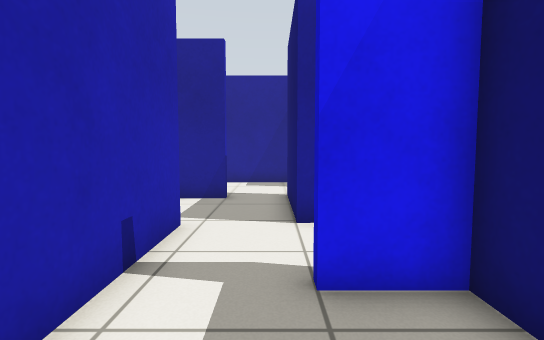
view 1 (above)

16 first-person views from a walk through a world built for the Gazebo simulator. The camera is 0.79 m above the floor, tilts 4° down and sees 85° across. The floor is counted in squares, 0.5 m on a side. Each view is taken from the middle of a square. On the plan, view 1 faces up. The plan holds only what a view shows up to about 15 squares ahead; the rest is blank. Robots are left out.

view 2
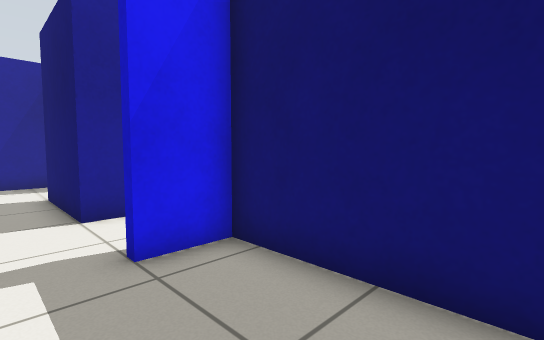

view 3
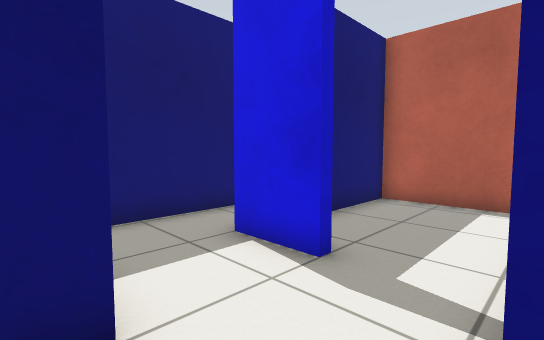

view 4
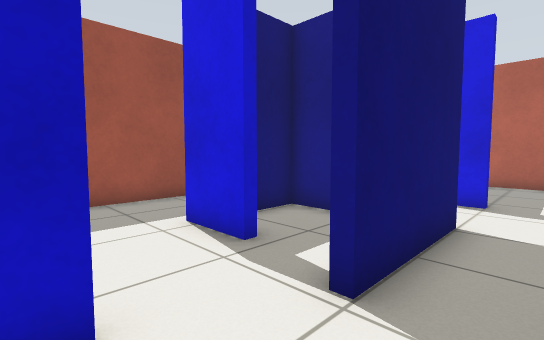

view 5
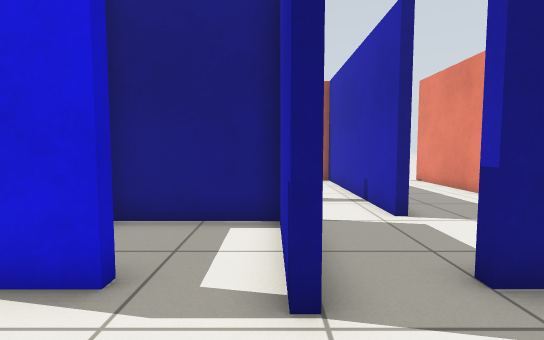

view 6
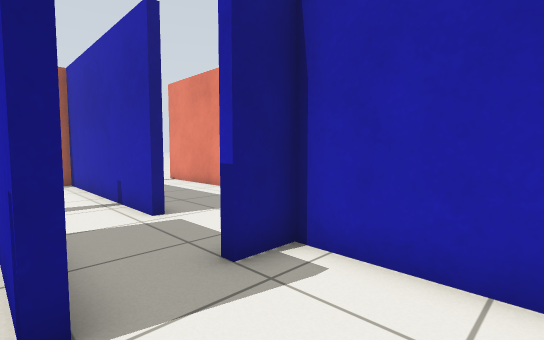

view 7
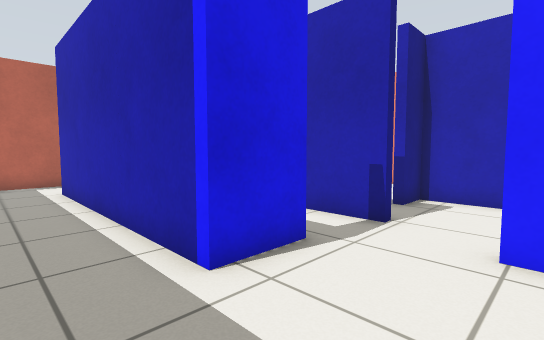

view 8
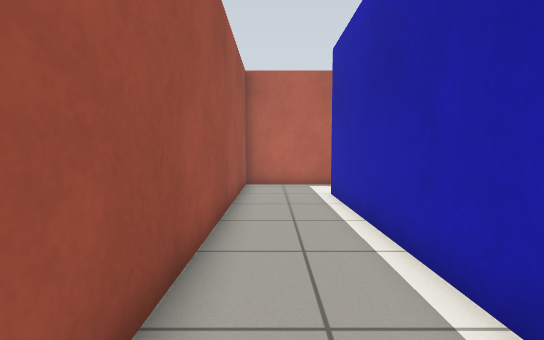

view 9
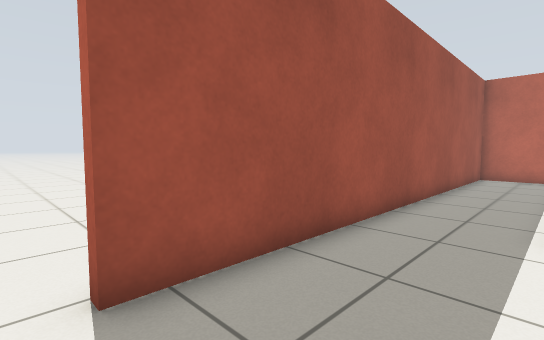

view 10
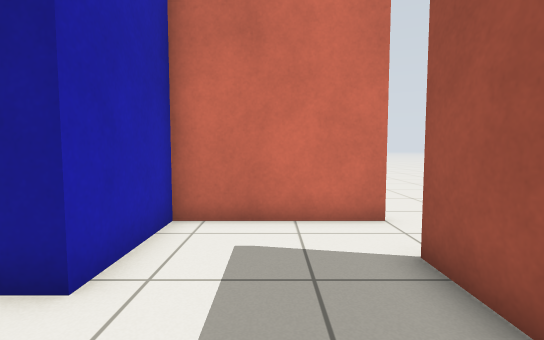

view 11
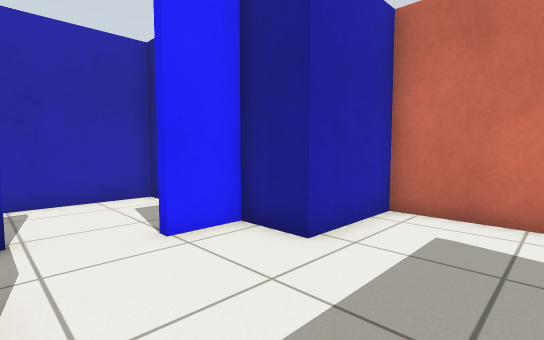

view 12
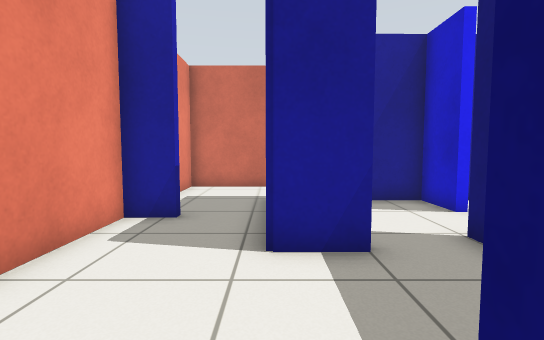

view 13
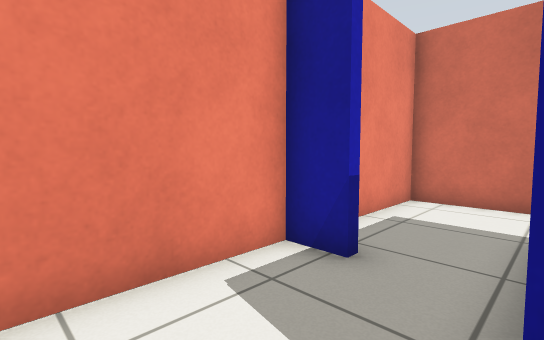

view 14
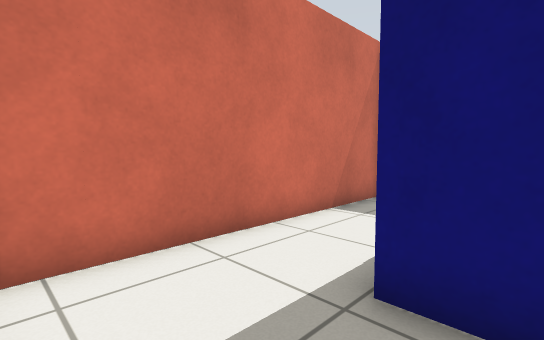

view 15
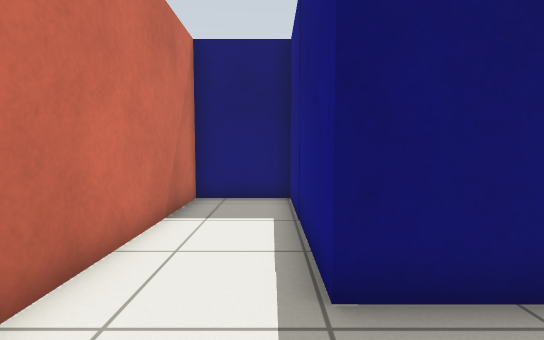

view 16
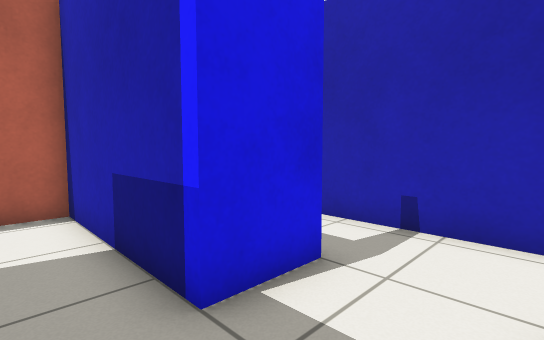

### Floor plan
Points are (right, up) in squares from view 1. A wall is a line through its corners. A room is listed if a view was taken in it or the views show most of it. See-through windows are left out.
Room 1 (views 1, 2)
walls: (0.5, 6.3) (0.5, 9.4); (-1.9, 6.1) (-1.9, -2.2) (2.2, -2.2) (2.2, 3.2) (0.5, 3.2) (0.5, 3.5)
ways out: opening at (-2, 8) to room 2; opening at (-0.5, 10) to room 3; opening at (1.5, 5) to room 7
Room 2 (views 3, 12, 13)
walls: (-6.4, 2.5) (-6.4, -2.1); (-1.5, 9.5) (-3.1, 9.5); (-6.4, 10.6) (-6.4, 7.3)
ways out: opening at (-2, 8) to room 1; opening at (8, 16.5) to room 5; opening at (-5, 11) to room 6; opening at (9.5, 18)
Room 3 (views 4, 5, 6)
walls: (1.6, 12.4) (1.6, 14.1) (-2.8, 14.1) (-2.8, 9.8) (-1.5, 9.8) (-1.5, 9.5); (0.5, 9.4) (0.5, 10.4)
ways out: opening at (-0.5, 10) to room 1; opening at (1, 11.5) to room 8
Room 4 (views 7, 8, 10, 11)
walls: (4.9, 9.8) (4.9, 0.5); (3.8, 14.1) (1.9, 14.1) (1.9, 12.4); (4.5, -2.2) (8.2, -2.2) (8.2, 13.5)
ways out: opening at (6, 14.5) to room 5; opening at (5, -0.5) to room 7; opening at (3.5, 11.5) to room 8
Room 5 (view 9)
walls: (8.6, 17.5) (3.8, 17.5) (3.8, 14.1); (8.2, 13.5) (8.2, 15.2)
ways out: opening at (8, 16.5) to room 2; opening at (6, 14.5) to room 4
Room 6 (views 14, 15)
walls: (-3.1, 12.2) (-3.1, 14.4) (3.5, 14.4) (3.5, 17.5) (-6.4, 17.5) (-6.4, 14.3); (-5.1, 11.8) (-6.4, 11.8) (-6.4, 10.6)
ways out: opening at (-5, 11) to room 2
Room 7 (view 16)
walls: (4.6, 1.9) (4.6, 5.1); (0.5, 3.5) (2.5, 3.5) (2.5, -2.2) (4.5, -2.2); (1.5, 6.3) (0.5, 6.3)
ways out: opening at (1.5, 5) to room 1; opening at (5, -0.5) to room 4
Room 8 (no view inside)
walls: (2.9, 9.4) (2.9, 9.8) (4.9, 9.8); (0.8, 10.4) (0.8, 9.4)
ways out: opening at (1, 11.5) to room 3; opening at (3.5, 11.5) to room 4; opening at (2, 10) to room 9
Room 9 (no view inside)
walls: (0.8, 9.4) (0.8, 6.6) (4.6, 6.6) (4.6, 8)
ways out: opening at (2, 10) to room 8

Positions as (right, up) in squares from view 1, and headings:
1: (0, 0), facing up
2: (-1, -1), facing up-right
3: (-2, 7), facing down-right
4: (-1, 13), facing down-right
5: (1, 13), facing down
6: (1, 13), facing down-left
7: (7, 13), facing down-left
8: (7, 11), facing down
9: (5, 16), facing down-right
10: (6, 11), facing up
11: (7, 10), facing up-left
12: (-3, 5), facing up
13: (-3, 8), facing up-left
14: (-6, 13), facing up-right
15: (-6, 15), facing right
16: (4, 6), facing down-left
